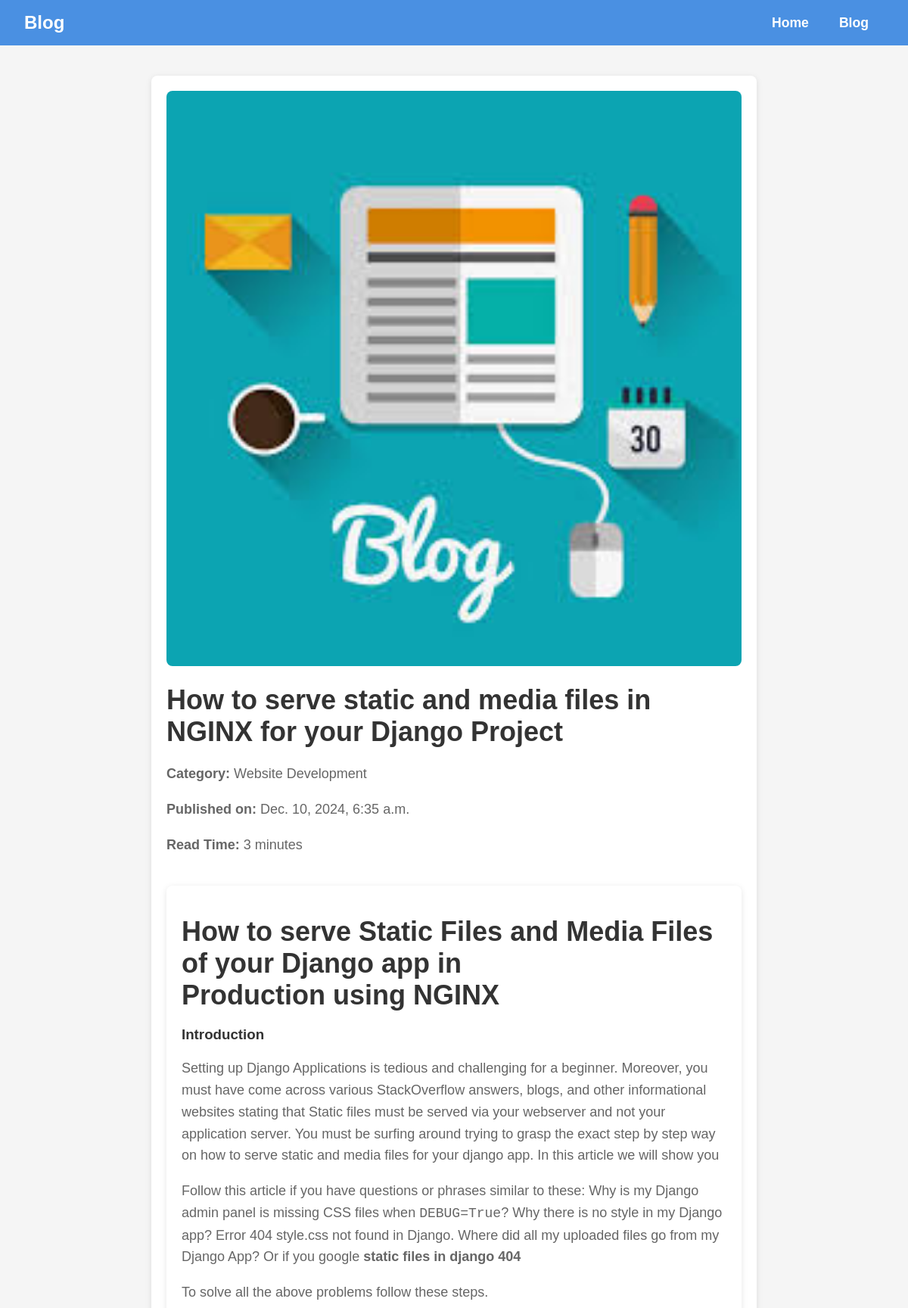
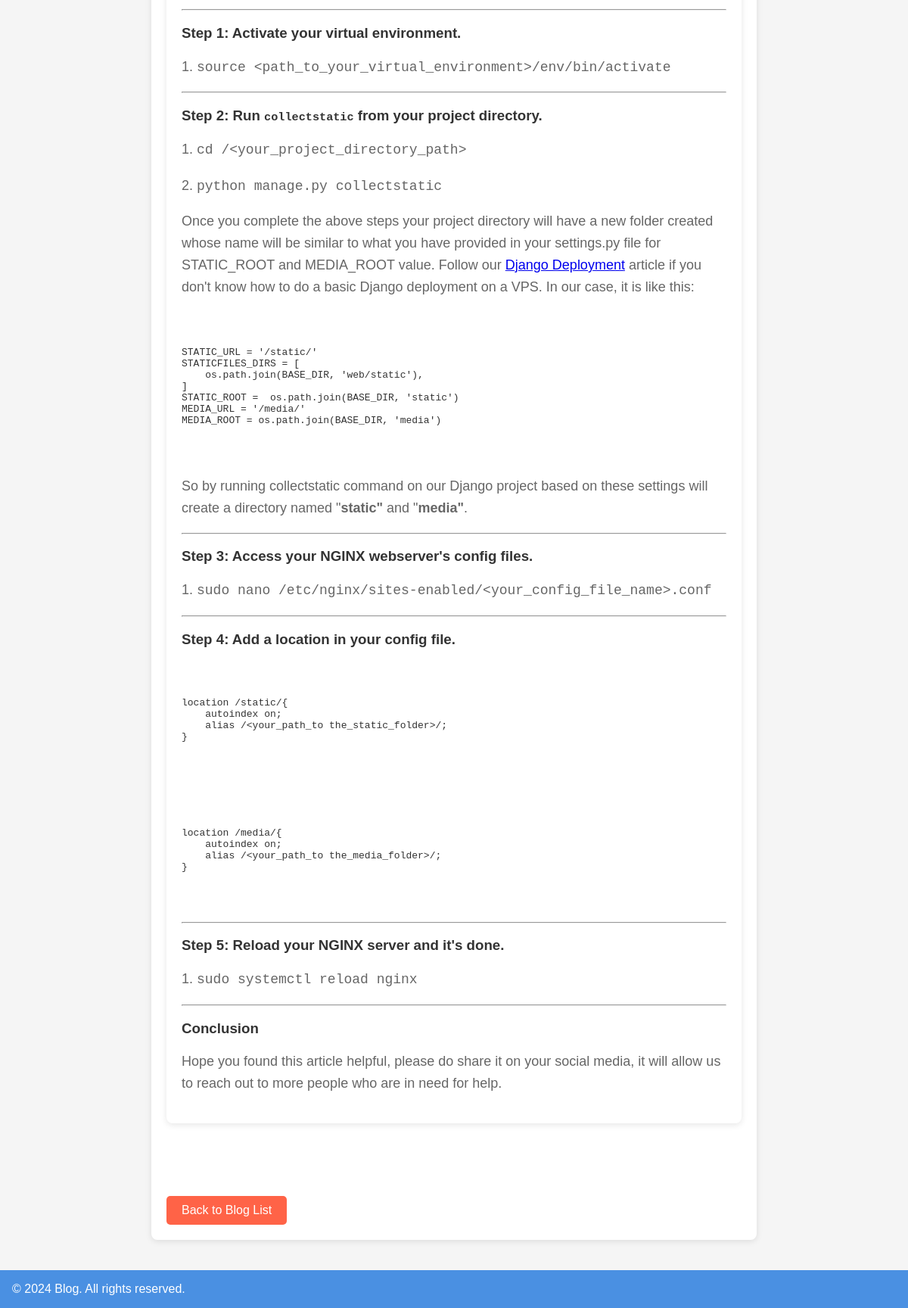
Screenshot of /blog/how-to-serve-static-and-media-files-in-nginx-for-your-django-project/ with the database file from the repository (2 pictures, top to bottom).
### web/models.py (models this page shows, shortened)
class CommonModel(models.Model):
    extra_params    =   models.JSONField        (blank=True, null=True, help_text="Extra parameters related to the model.")
    created_at      =   models.DateTimeField    (auto_now_add=True, blank=True, null=True, help_text="The date and time when the object was created.")
    updated_at      =   models.DateTimeField    (auto_now=True, blank=True, null=True, help_text="The date and time when the object was last updated.")
    created_by      =   models.ForeignKey       (User, blank=True, null=True, on_delete=models.SET_NULL, related_name="created_%(class)s", help_text="The user who created the object.")
    history         =   HistoricalRecords(inherit=True)
    tracker         =   FieldTracker()
    admin_meta      =   {}
    class Meta:
        abstract = True

class Blog(CommonModel):
    title               =   models.CharField    (max_length=200, help_text="The title of the blog post.")
    sub_title           =   models.CharField    (max_length=200, blank=True, null=True, help_text="An optional subtitle for the blog post.")
    thumbnail           =   models.CharField    (max_length=255, blank=True, null=True, help_text="The relative path to the blog thumbnail image in GitHub (e.g., 'blog/image1.jpg').")
    category            =   models.ForeignKey   (BlogCategory, null=True, on_delete=models.SET_NULL, help_text="The category to which the blog belongs.")
    featured_text       =   models.TextField    (null=True, blank=True, help_text="A featured text or excerpt from the blog, with rich text support.")
    text                =   models.TextField    (null=True, blank=True, help_text="The main content of the blog post, with rich text support.")
    slug                =   models.SlugField    (unique=True, blank=True, null=True, help_text="A unique slug for the blog, auto-generated based on the title.")
    readtime            =   models.CharField    (max_length=200, null=True, blank=True, help_text="An estimated reading time for the blog post.")
    tags                =   models.TextField    (null=True, blank=True, default='all', help_text="A list of tags for the blog (comma-separated).")
    order_by            =   models.IntegerField (default=0, help_text="The ordering of the blog post. Higher numbers come first.")
    admin_meta =    {
        'list_display'      :   ("id", "title", "category", "slug", "created_at"),
        'list_editable'     :   ("category",),
        'list_per_page'     :   50,
        'list_filter'       :   ("category",),
        'inline'            :   [{'BlogImage': 'blog'}]
    }
    def get_thumbnail_url(self):
        if self.thumbnail:
            return f"https://raw.githubusercontent.com/heemit/Blog-Project/main/media/{self.thumbnail}"
        return "default-image-url"  # URL for a default image in case none is provided
    class Meta:
        verbose_name_plural = "Blog"
        ordering            = ['order_by']  # Sort in descending order

class BlogCategory(CommonModel):
    category    =   models.CharField    (max_length=100, unique=True, help_text="The name of the blog category.")
    slug        =   models.SlugField    (max_length=100, unique=True, blank=True, null=True, help_text="A unique slug for the category, used in URLs.")
    class Meta:
        verbose_name_plural =   "Blog Categories"
        ordering            =   ['category']
    admin_meta = {
        'list_display': ("category", "slug"),
        'list_editable': ("slug",),
        'list_per_page': 50,
    }

### web/views.py (the view)
# urls.py: path('blog/<slug:slug>/', views.blog_details, name='blog_details'),  # Blog details page
def blog_details(request, slug):
    blog = get_object_or_404(Blog, slug=slug)
    return render(request, 'web/blog_details.html', {'blog': blog})

### web/templates/web/blog_details.html (shortened to what this page needs)
<!DOCTYPE html>
<html lang="en">
<head>
    {% load static %}
    <link rel="stylesheet" href="{% static 'css/style.css' %}">
</head>
<body>
<header class="navbar">
    <div class="logo">Blog</div>
    <a href="/" class="home-link">Home</a>
    <a href="{% url 'blog_list' %}" class="blog-link">Blog</a>
</header>
<section class="blog-detail">
    <div class="blog-detail-header">
        <img src="{{ blog.get_thumbnail_url }}" alt="{{ blog.title }}" onerror="this.onerror=null;this.src='{% static 'images/default_image.jpeg' %}'">
        <h1>{{ blog.title }}</h1>
        <p><strong>Category:</strong> {{ blog.category.category }}</p>
        <p><strong>Published on:</strong> {{ blog.created_at }}</p>
        <p><strong>Read Time:</strong> {{ blog.readtime }}</p>
    </div>
    <article class="blog-content">
        <p>{{ blog.text|safe }}</p>
    </article>
    <a href="{% url 'blog_list' %}" class="back-link">Back to Blog List</a>
</section>
<footer class="footer">
    <p>&copy; 2024 Blog. All rights reserved.</p>
</footer>
</body>
</html>

### web/static/css/style.css (style rules this page uses)
body { font-family: 'Arial', sans-serif; background-color: #f5f5f5; margin: 0; padding: 0; color: #333; display: flex; flex-direction: column; min-height: 100vh; }
.navbar { background-color: #4a90e2; color: #fff; padding: 1rem 2rem; display: flex; justify-content: flex-start; align-items: center; }
.navbar a { color: #fff; text-decoration: none; margin: 0 20px; font-weight: bold; font-size: 1.1rem; transition: color 0.3s; }
.logo { font-size: 1.5rem; font-weight: bold; margin-right: auto; }
.blog-detail { max-width: 800px; margin: 40px auto; background-color: #fff; padding: 20px; border-radius: 8px; box-shadow: 0 2px 8px rgba(0, 0, 0, 0.1); overflow-wrap: break-word; word-wrap: break-word; word-break: break-word; box-sizing: border-box; }
.blog-detail img { width: 100%; height: auto; border-radius: 8px; }
.blog-detail h1 { font-size: 36px; margin: 20px 0; color: #333; }
.blog-detail p { font-size: 18px; color: #666; line-height: 1.6; }
.blog-detail .back-link { display: inline-block; margin-top: 20px; padding: 10px 20px; background-color: #ff6347; color: #fff; text-decoration: none; border-radius: 5px; font-size: 16px; }
.footer { background-color: #4a90e2; color: #fff; padding: 1rem 2rem; display: flex; justify-content: flex-start; text-align: center; margin-top: auto; padding: 1rem; }
.footer p { margin: 0; }

### rows the page displays
Blog: title "How to serve static and media files in NGINX for your Django Project", category.category "Website Development", created_at "Dec. 10, 2024, 6:35 a.m.", readtime "3 minutes", text "How to serve Static Files and Media Files of your Django app in Production using NGINX Introduction Setting up Django Applications is tedious and challenging for a beginner. Moreover, you must have come across various StackOverflow answers, blogs, and other informational websites stating that Static files must be served via your webserver and not your application server. You must be surfing around trying to grasp the exact step by step way on how to serve static and media files for your django app. In this article we will show you Follow this article if you have questions or phrases similar to these: Why is my Django admin panel is missing CSS files when DEBUG=True ? Why there is no style…"
